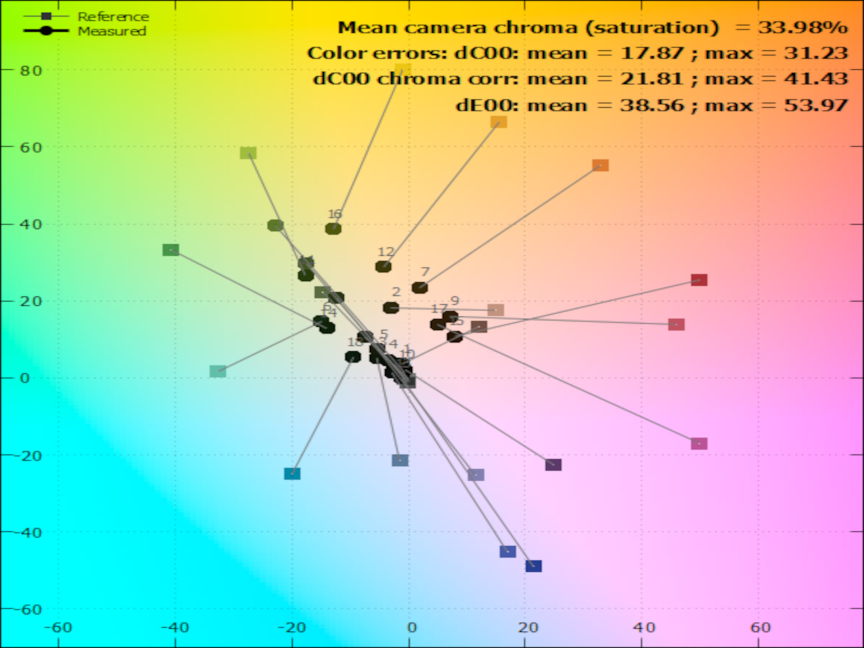
#> input picture results/Graph images/rescaled with GIMP/2592x1944/ColorDifferenceError_2592x1944.png, 2592 x 1944 px (shown at 1/3 size)
$ python test_bilear.py
#> lines starting #> are read from the running program, lines starting #| are printed output that depends on the picture; long printed decimals are rounded
### utils_scale.py
import numpy as np
import pandas as pd
from math import log10, sqrt
from scipy.signal import correlate2d

class Scale:
    def __init__(self, img, new_size):
        self.img = img.astype("float32")
        self.new_size = new_size
        self.old_size = img.shape
        self.output_sizes = [(1440, 2560),(1080,1920),\
                             (960,1280),  (480,640)]

    # [149 lines left out: functions round_off, optimal_reduction_factor, downscale_to_half_ntimes, resize_by_non_int_fact, execute, not called in this run]

##########################################################################
class UpScale(Scale):

    # [74 lines left out: functions scale_nearest_neighbor, bilinear_interpolation, execute, not called in this run]

##########################################################################
class DownScale(Scale):

    """This class is only used to downscale a 2D array by int factor."""

    # [18 lines left out: function downscale_nearest_neighbor, not called in this run]

    def downscale_bilinear(self):

        """
        Downscale a 2D array by an integer scale factor using Bilinear method (average)
        employing 2D convolution.

        Assumption: new_size is a integer multiple of old image.

        Parameters
        ----------
        new_size: Output size. It may or may not be different than self.new_size.
        Output: 16 bit scaled image in which each pixel is an average of box nxm
        determined by the scale factors.
        """
        print("Downscaling with Bilinear method.")

        scale_height = self.new_size[0]/self.old_size[0]
        scale_width  = self.new_size[1]/self.old_size[1]

        box_height = int(np.ceil(1/scale_height))
        box_width  = int(np.ceil(1/scale_width))

        kernel     = np.ones((box_height, box_width))/(box_height*box_width)

        scaled_img = stride_convolve2d(self.img, kernel)

        return np.round(scaled_img).astype("uint16")

    def execute(self, method):
        if method=="Nearest_Neighbor":
            return self.downscale_nearest_neighbor()
        return self.downscale_bilinear()

##########################################################################
class Crop:
    """
    Parameters:
    ----------
    img: Coloured image (3 channel)
    new_size: 2-tuple with required height and width.
    Return:
    ------
    cropped_img: Generated coloured image of required size with same dtype
    as the input image.
    """
    # [46 lines left out: functions __init__, crop, execute, not called in this run]
##########################################################################

def stride_convolve2d(matrix, kernel):
    return correlate2d(matrix, kernel, mode="valid")[::kernel.shape[0], ::kernel.shape[1]]

##########################################################################
# Object to compile results in a csv file
class Results:
    def __init__(self):
        self.confusion_pd = pd.DataFrame(np.zeros((1,5)), columns=["Filename", "Scaled from", "Scaled to","MSE", "PSNR"])

    def add_row(self,row):
        self.confusion_pd = pd.concat([self.confusion_pd, pd.DataFrame(np.array(row, dtype=object).reshape(1,5), columns=["Filename", "Scaled from", "Scaled to","MSE", "PSNR"])], ignore_index=False)

    def save_csv(self, path, filename):
        self.confusion_pd.to_csv(path + "/" +filename + ".csv", index=False)

##########################################################################

def Evaluation(cv2_img, scaled_img):
    error, PSNR = 0, 0
    for ch in range(3):
        error += np.round((np.add(cv2_img.astype("float32"), - scaled_img.astype("float32"))**2).sum()/cv2_img.size, 4)
        try:
            PSNR  += round(20*log10(4095/sqrt(error)), 4)
        except ZeroDivisionError:
            pass

    error, PSNR = error/3, PSNR/3
    print("-"*50)
    print("MSE: ", error)
    print("PSNR: ", PSNR)
    print("-"*50)
    return [error, PSNR]

### test_bilear.py
import os
import cv2
import numpy as np
import utils_scale as utils


# Path variables
file_path = "./results/Graph images/rescaled with GIMP/2592x1944/ColorDifferenceError_2592x1944.png"
# GT_path   = "./results/Graph images/rescaled with GIMP/1944x2592/ColorDifferenceError_1944x2592.png"
filename  = os.path.basename(file_path)

# parameters
scale_to_size = (1944//2, 2592//2)
is_hardware   = False
Algo = "Nearest_Neighbor"
upscale_method = ""
downscale_method = ""

result = utils.Results()

img = cv2.cvtColor(cv2.imread(file_path), cv2.COLOR_BGR2RGB)
cv2_scaled = cv2.resize(img, (scale_to_size[1], scale_to_size[0]), interpolation=cv2.INTER_LINEAR)

# Read ground truth img (rescaled using GIMP software with bicubic method)
# GT_file  = cv2.imread(GT_path)
# GT_file  = cv2.cvtColor(GT_file, cv2.COLOR_BGR2RGB)

# To compare with implemented algorithm
scaled_img = np.empty((scale_to_size[0], scale_to_size[1],3), dtype="uint16")

for i in range(3):
    scale = utils.DownScale(img[:,:,i], scale_to_size)
    scaled_img[:,:,i] = scale.execute(downscale_method)#(Algo, is_hardware, [upscale_method, downscale_method])
#> this loop made 3 passes
#> pass 1, in __init__, `self.img = img.astype("float32")`:
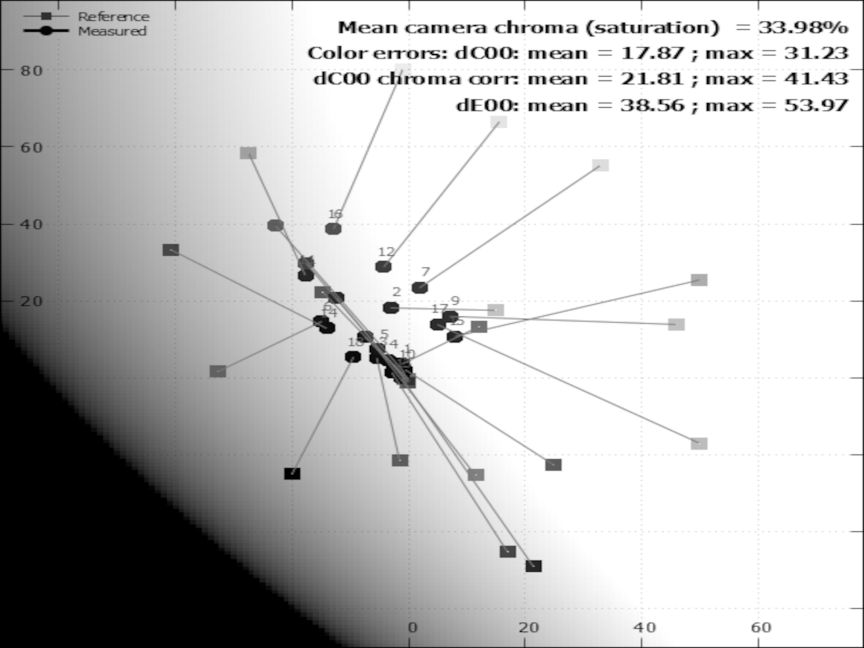
#> self.img: shape (1944, 2592) float32 (shown at 1/3 size); min 0, max 255, mean 193.2
#> pass 2, in __init__ (call 2), `self.img = img.astype("float32")`:
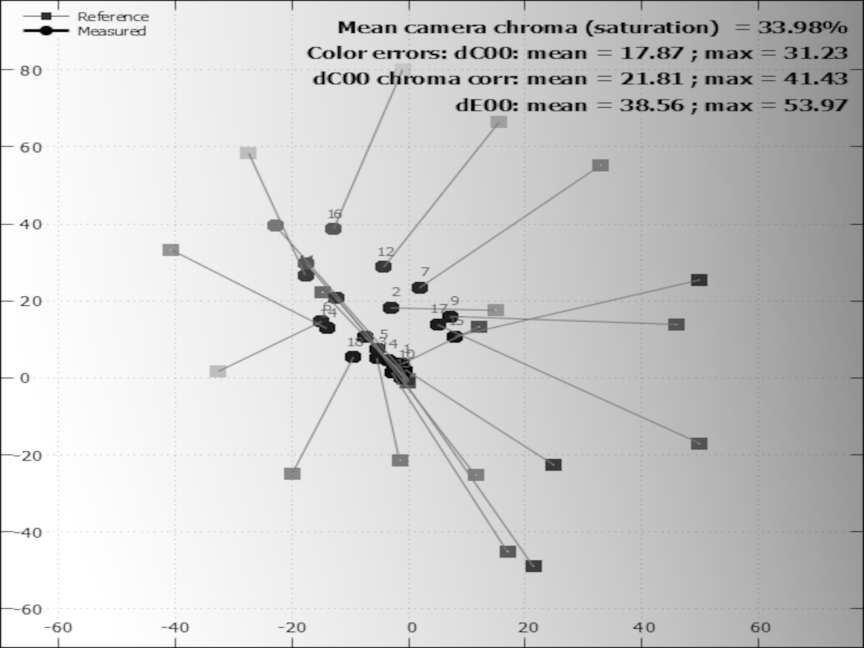
#> self.img: shape (1944, 2592) float32 (shown at 1/3 size); min 0, max 255, mean 206.5

eval = utils.Evaluation(scaled_img, cv2_scaled)
#> the loop in Evaluation, `for ch in range(3):` made 3 passes
#> (error, PSNR) on passes 1 to 3: (0.0562, 84.75), (0.112, 166.5), (0.169, 246.5)
#> after the loop in Evaluation, `for ch in range(3):`: PSNR = 246.5; error = 0.169
#> in Evaluation, `error, PSNR = error/3, PSNR/3`: error = 0.0562; PSNR = 82.15
#| MSE:  0.0562
#| PSNR:  82.154
#> eval = [0.0562, 82.15]
# eval = utils.Evaluation(GT_file, cv2_scaled)
# eval = utils.Evaluation(GT_file, scaled_img)

output_filename = "./results/Graph images/" + filename.split("_")[0] + "_{}x{}.jpg".format(scale_to_size[0], scale_to_size[1])
# plt.imsave(output_filename, scaled_img.astype("uint8"))
print(scaled_img.shape)
#| (972, 1296, 3)

################################################
"""x = np.array([[10,10,20,20, 1, 2],
              [10,10,20,20, 2, 4],
              [30,30,40,40, 5, 6],
              [30,30,40,40, 7, 10]])
print(x.shape)
kernel = np.array([[1,0],
                   [0,0]])
print(kernel.shape)
cv2_scaled = cv2.resize(x, (3,2), interpolation=cv2.INTER_NEAREST)
# scaled = utils.stride_convolve2d(x, kernel)

downscale = utils.DownScale(x, (2,3))
scaled = downscale.execute("Nearest_Neighbor")
print(scaled)
print(cv2_scaled)"""
